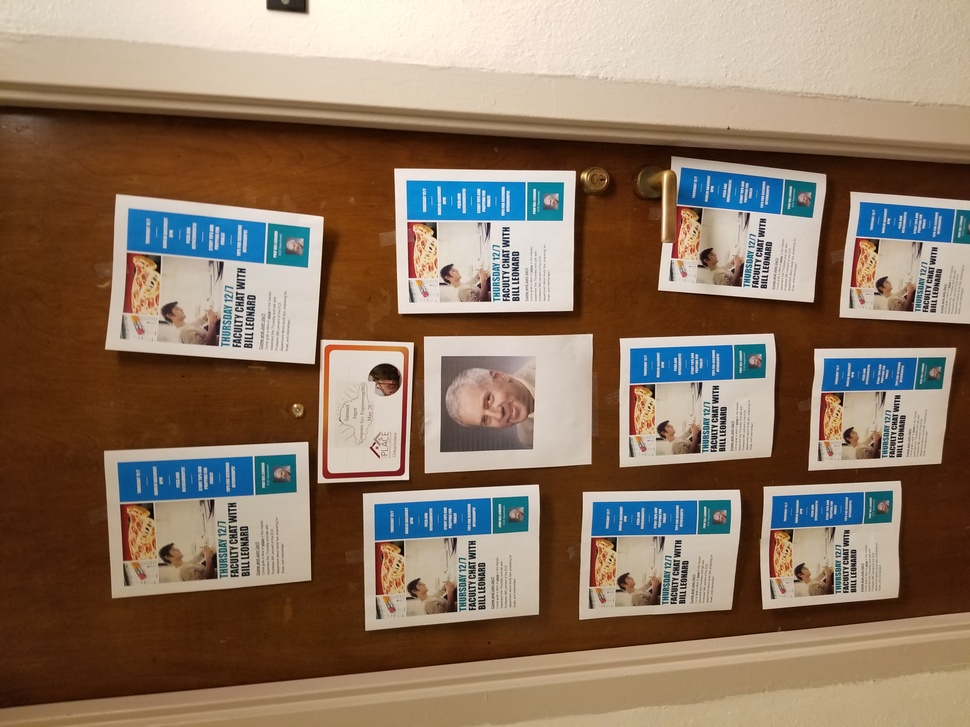
#> input picture stock/bill_leonard.jpg, 970 x 727 px, shrunk from 4032 x 3024 before the run
$ python compress.py stock/bill_leonard.jpg 5 5
#> lines starting #> are read from the running program, lines starting #| are printed output that depends on the picture
import numpy as np
from PIL import Image, ImageFont, ImageDraw
import sys
import os


def compress(file, n, s):
#> called with file = 'stock/bill_leonard.jpg', n = 6, s = 5
    folder = os.path.split(file)[1].split(".")[0]
    img = np.array(Image.open(file))
#> img is the input picture: shape (727, 970, 3); mean R, G, B 139.7, 118.7, 100.3
    if not os.path.exists(folder):
        os.mkdir(folder)

    Image.fromarray(np.uint8(img)).save(os.path.join(folder, "unprocessed.png"), compress_level=1)
    row, col, _ = img.shape
    img = img / 255

    print("Computing SVD for R")
    U_r, sigma_r, V_r = np.linalg.svd(img[:, :, 0])
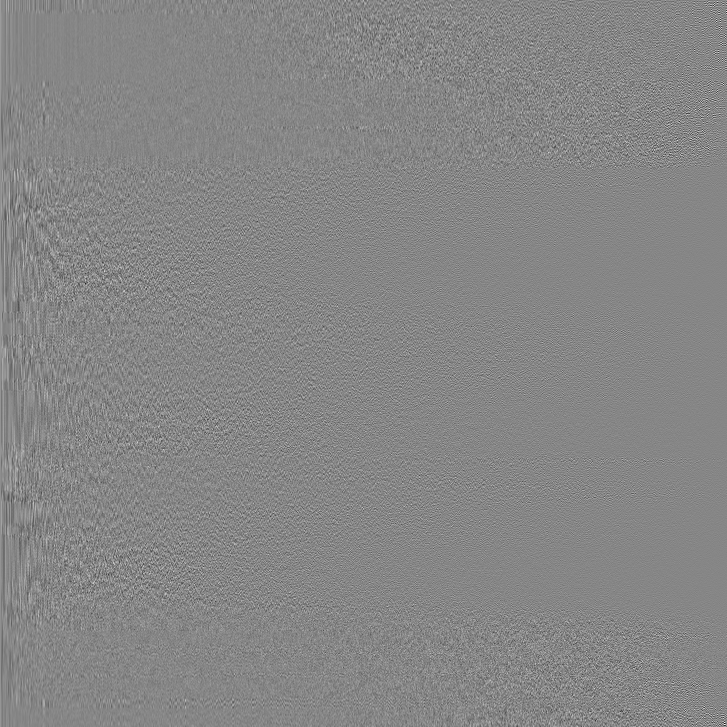
#> U_r: shape (727, 727) float64; min -0.371, max 0.332, mean 5.64e-05; drawn with min black and max white
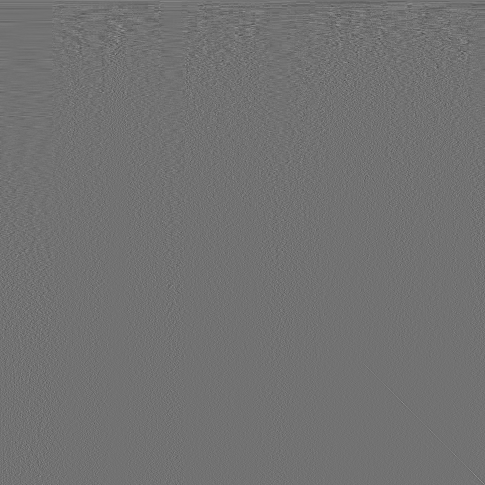
#> V_r: shape (970, 970) float64 (shown at 1/2 size); min -0.34, max 0.418, mean 3.6e-05; drawn with min black and max white
#> sigma_r = 727 values, max 482.5 at index 0, min 0.0147 at index 726, mean 2.72
    print("Computing SVD for G")
    U_g, sigma_g, V_g = np.linalg.svd(img[:, :, 1])
#> sigma_g = 727 values, max 422.2 at index 0, min 0.0136 at index 726, mean 2.58
    print("Computing SVD for B")
    U_b, sigma_b, V_b = np.linalg.svd(img[:, :, 2])
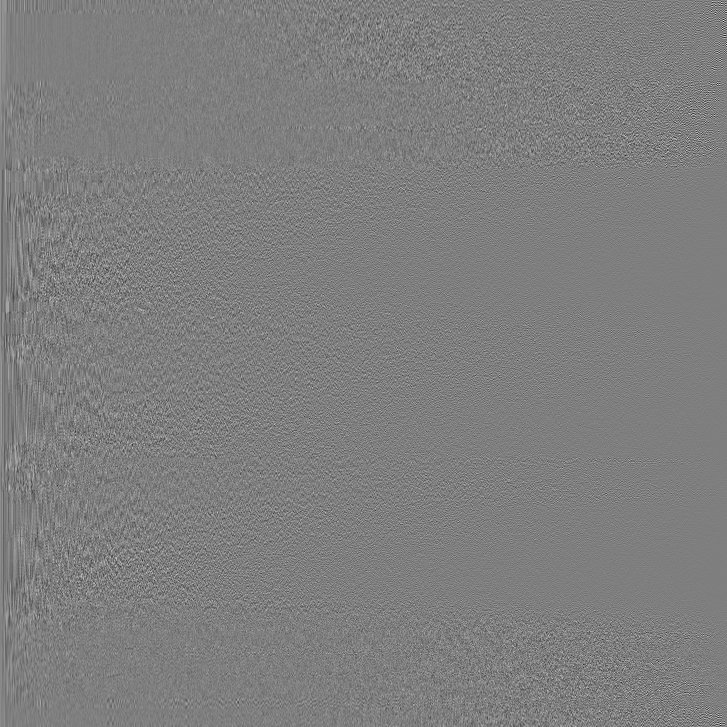
#> U_b: shape (727, 727) float64; min -0.344, max 0.347, mean 3.63e-05; drawn with min black and max white
#> sigma_b = 727 values, max 371.2 at index 0, min 0.0137 at index 726, mean 2.52

    font = ImageFont.truetype("Prototype.ttf", 80)
    font_col = 255, 255, 0

    for i in range(0, n, s):
        if i == 0:
            continue
        print("Reconstructing R for Term %d" % i)
        reconst_r = np.dot(U_r[:, :i], np.dot(np.diag(sigma_r[:i]), V_r[:i, :]))
        print("Reconstructing G for Term %d" % i)
        reconst_g = np.dot(U_g[:, :i], np.dot(np.diag(sigma_g[:i]), V_g[:i, :]))
        print("Reconstructing B for Term %d" % i)
        reconst_b = np.dot(U_b[:, :i], np.dot(np.diag(sigma_b[:i]), V_b[:i, :]))

        reconstimg = np.zeros((row, col, 3))
        reconstimg[:, :, 0] = reconst_r
        reconstimg[:, :, 1] = reconst_g
        reconstimg[:, :, 2] = reconst_b
        reconstimg[reconstimg < 0] = 0
        reconstimg[reconstimg > 1] = 1

        print("Converting np Matrix to PIL Image")
        img = Image.fromarray(np.uint8(reconstimg*255))
        draw = ImageDraw.Draw(img)
        draw.text((10, 10), "%d" % i, font_col, font=font)
        img.save(os.path.join(folder, "processed%d.png" % i), compress_level=1)
#> this loop made 2 passes
#> pass 2, in compress, `reconst_r = np.dot(U_r[:, :i], np.dot(np.diag(sigma_r[:i]), V_r[:i, :]))`:
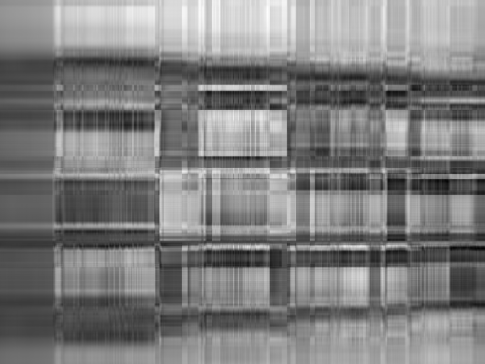
#> reconst_r: shape (727, 970) float64 (shown at 1/2 size); min -0.0594, max 1.16, mean 0.548; drawn with min black and max white
#> pass 2, in compress, `reconst_b = np.dot(U_b[:, :i], np.dot(np.diag(sigma_b[:i]), V_b[:i, :]))`:
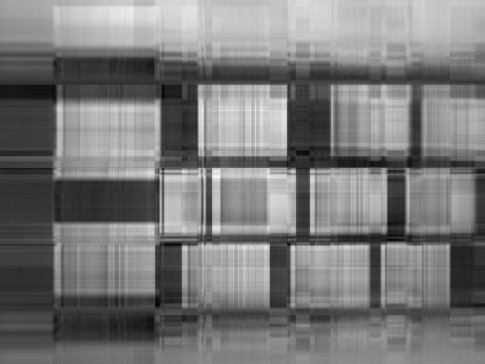
#> reconst_b: shape (727, 970) float64 (shown at 1/2 size); min -0.215, max 1.07, mean 0.393; drawn with min black and max white
#> pass 2, in compress, `img = Image.fromarray(np.uint8(reconstimg*255))`:
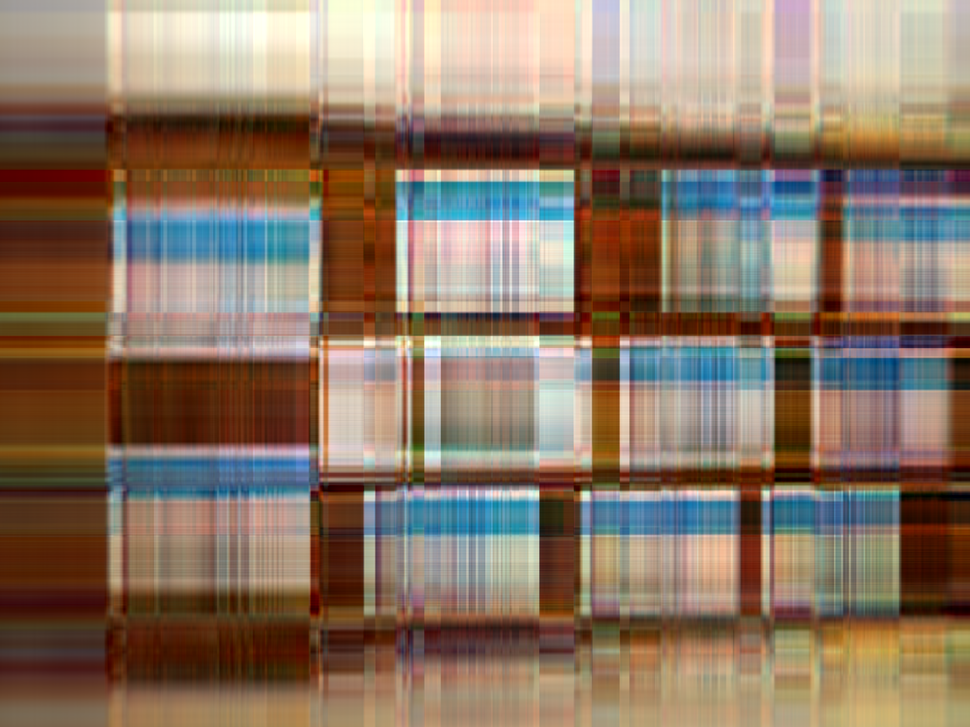
#> img: PIL image 970x727 RGB; mean R, G, B 139.2, 118.4, 100.3


if __name__ == "__main__":
    if len(sys.argv) != 4:
        print("Invalid Parameters")
        exit(0)
    compress(sys.argv[1], int(sys.argv[2])+1, int(sys.argv[3]))

$ run again, on stock/hamlin_exit.jpg
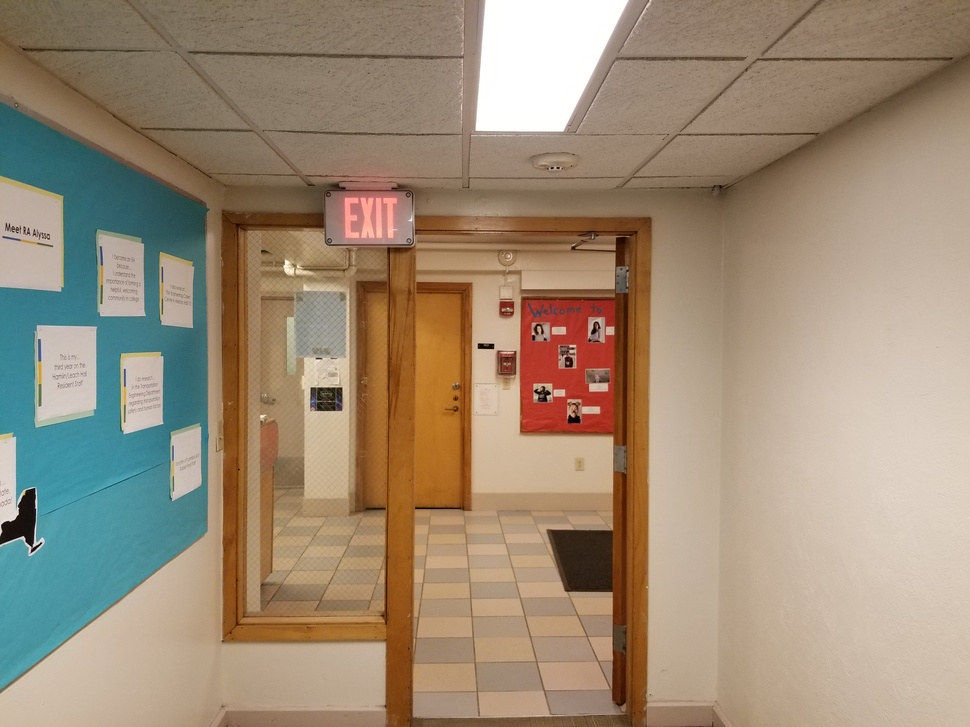
#> input picture stock/hamlin_exit.jpg, 970 x 727 px, shrunk from 4032 x 3024 before the run
#> in compress, img is the input picture: shape (727, 970, 3); mean R, G, B 157.1, 139.8, 118.6
#> in compress, `U_r, sigma_r, V_r = np.linalg.svd(img[:, :, 0])`:
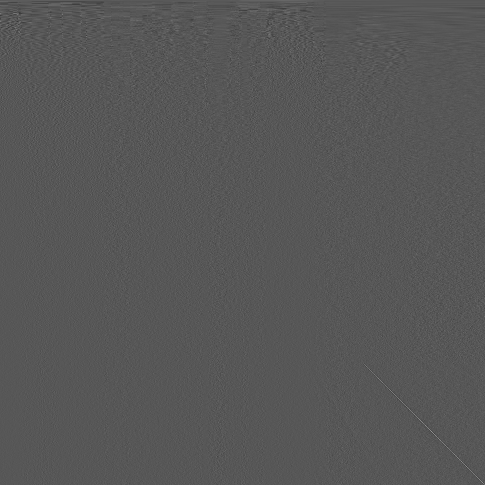
#> V_r: shape (970, 970) float64 (shown at 1/2 size); min -0.335, max 0.645, mean 2.54e-05; drawn with min black and max white
#> sigma_r = 727 values, max 526.9 at index 0, min 0.0172 at index 726, mean 1.87
#> sigma_g = 727 values, max 468.8 at index 0, min 0.0174 at index 726, mean 1.69
#> sigma_b = 727 values, max 404.8 at index 0, min 0.0179 at index 726, mean 1.62
#> the loop in compress, `for i in range(0, n, s):` made 2 passes
#> pass 2, in compress, `img = Image.fromarray(np.uint8(reconstimg*255))`:
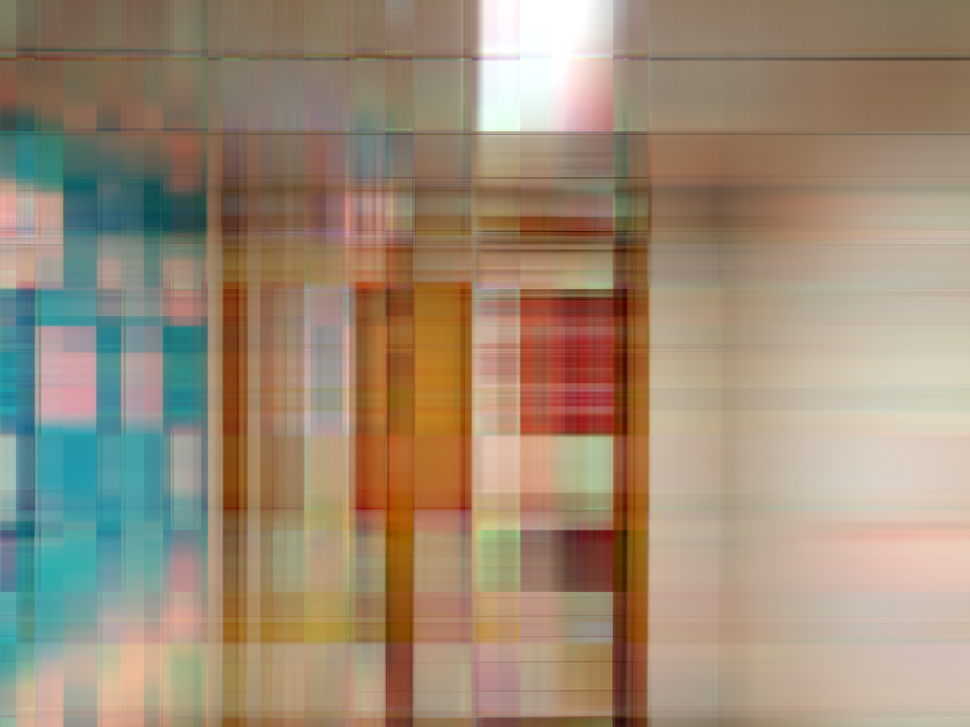
#> img: PIL image 970x727 RGB; mean R, G, B 156.6, 139.2, 118

$ run again, on stock/harold.jpg
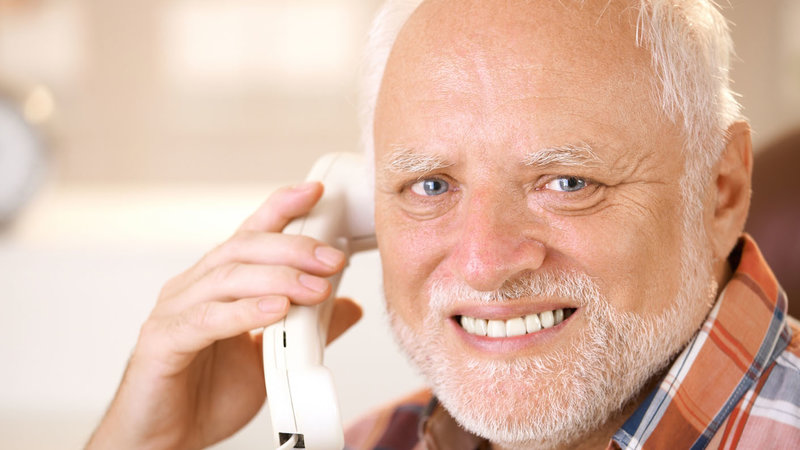
#> input picture stock/harold.jpg, 800 x 450 px
#> in compress, img is the input picture: shape (450, 800, 3); mean R, G, B 220.4, 184.4, 166
#> sigma_r = 450 values, max 521.7 at index 0, min 0.0168 at index 449, mean 2.19
#> sigma_g = 450 values, max 440.8 at index 0, min 0.0144 at index 449, mean 2.2
#> in compress, `U_b, sigma_b, V_b = np.linalg.svd(img[:, :, 2])`:
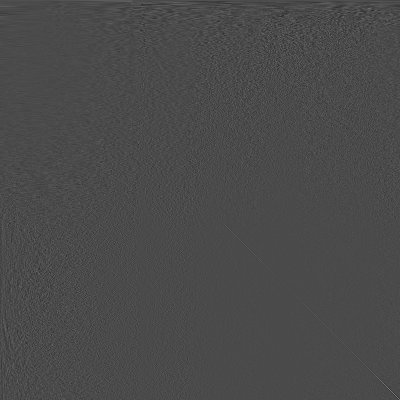
#> V_b: shape (800, 800) float64 (shown at 1/2 size); min -0.262, max 0.631, mean 3.93e-05; drawn with min black and max white
#> sigma_b = 450 values, max 400.1 at index 0, min 0.0168 at index 449, mean 2.28
#> the loop in compress, `for i in range(0, n, s):` made 2 passes
#> pass 2, in compress, `img = Image.fromarray(np.uint8(reconstimg*255))`:
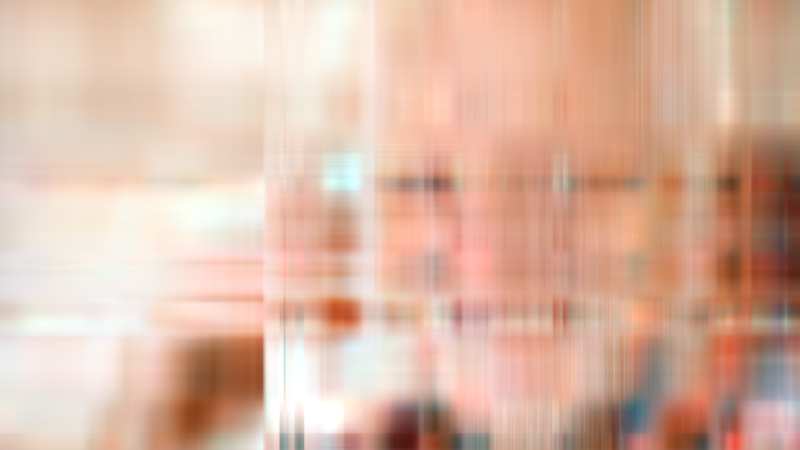
#> img: PIL image 800x450 RGB; mean R, G, B 219.8, 183.8, 165.5
